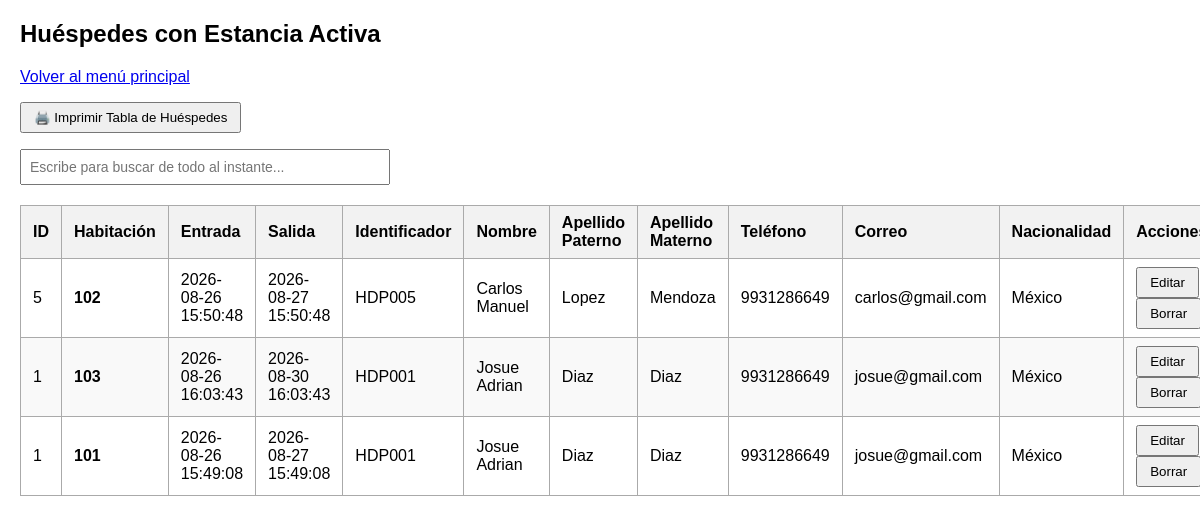
The app's page /huespedes.php (signed in) with its own data.
### tables this page shows
CREATE TABLE `estancias` (
  `id_estancia` int(11) NOT NULL,
  `id_huesped` int(11) NOT NULL,
  `id_habitacion` int(11) NOT NULL,
  `fecha_entrada` datetime NOT NULL,
  `fecha_salida` datetime NOT NULL,
  `estatus_estancia` enum('Activa','Finalizada') NOT NULL DEFAULT 'Activa',
  `id_usuario_checkin` int(11) NOT NULL,
  `id_usuario_checkout` int(11) DEFAULT NULL,
  `id_turno` int(11) NOT NULL
);

CREATE TABLE `huesped` (
  `id_huesped` int(11) NOT NULL,
  `identificador` varchar(20) NOT NULL,
  `nombre` varchar(100) NOT NULL,
  `apellido_p` varchar(100) NOT NULL,
  `apellido_m` varchar(100) DEFAULT NULL,
  `telefono` varchar(20) DEFAULT NULL,
  `correo` varchar(100) DEFAULT NULL,
  `nacionalidad` varchar(100) DEFAULT NULL
);

CREATE TABLE `habitaciones` (
  `id_habitacion` int(11) NOT NULL,
  `tipo_habitacion` varchar(100) NOT NULL,
  `numero_habitacion` varchar(20) NOT NULL,
  `estatus` enum('disponible','ocupada','mantenimiento','limpieza') NOT NULL DEFAULT 'disponible',
  `precio` decimal(10,2) NOT NULL DEFAULT 0.00,
  `cantidad_personas` int(11) NOT NULL DEFAULT 1,
  `id_huesped` int(11) DEFAULT NULL
);

### huespedes.php (the view, shortened to what this page needs)
<?php
require_once 'config/conexion.php';
try {
    $sql = "SELECT
                h.id_huesped,
                h.identificador,
                h.nombre,
                h.apellido_p,
                h.apellido_m,
                h.telefono,
                h.correo,
                h.nacionalidad,
                r.numero_habitacion,
                e.fecha_entrada,
                e.fecha_salida
            FROM huesped h
            JOIN estancias e ON h.id_huesped = e.id_huesped
            JOIN habitaciones r ON e.id_habitacion = r.id_habitacion
            WHERE LOWER(e.estatus_estancia) = 'activa'
            ORDER BY h.id_huesped DESC";
    $stmt = $pdo->query($sql);
    $huespedes = $stmt->fetchAll(PDO::FETCH_ASSOC);
} catch (PDOException $e) {
    $error_db = "Error al consultar la lista de huéspedes con estancia activa: " . $e->getMessage();
}
?>
<!DOCTYPE html>
<html lang="es">
<head>
</head>
<body>
    <h2>Huéspedes con Estancia Activa</h2>
    <p><a href="home.php">Volver al menú principal</a></p>
    <p>
        <a href="reportes/reporte_tabla_huespedes.php" target="_blank">
            <button type="button" class="btn-accion">🖨️ Imprimir Tabla de Huéspedes</button>
        </a>
    </p>
    <div class="barra-busqueda">
        <input type="text" id="inputBusqueda" placeholder="Escribe para buscar de todo al instante..." onkeyup="filtrarTabla()">
    </div>
    <table id="tablaHuespedes">
        <thead>
            <tr>
                <th>ID</th>
                <th>Habitación</th>
                <th>Entrada</th>
                <th>Salida</th>
                <th>Identificador</th>
                <th>Nombre</th>
                <th>Apellido Paterno</th>
                <th>Apellido Materno</th>
                <th>Teléfono</th>
                <th>Correo</th>
                <th>Nacionalidad</th>
                <th>Acciones</th>
            </tr>
        </thead>
        <tbody>
            <?php if (!empty($huespedes)): ?>
                <?php foreach ($huespedes as $h): ?>
                    <tr>
                        <td><?php echo htmlspecialchars($h['id_huesped']); ?></td>
                        <td><strong><?php echo htmlspecialchars($h['numero_habitacion']); ?></strong></td>
                        <td><?php echo htmlspecialchars($h['fecha_entrada']); ?></td>
                        <td><?php echo htmlspecialchars($h['fecha_salida']); ?></td>
                        <td><?php echo htmlspecialchars($h['identificador'] ?? 'N/A'); ?></td>
                        <td><?php echo htmlspecialchars($h['nombre']); ?></td>
                        <td><?php echo htmlspecialchars($h['apellido_p']); ?></td>
                        <td><?php echo htmlspecialchars($h['apellido_m'] ?? ''); ?></td>
                        <td><?php echo htmlspecialchars($h['telefono'] ?? 'N/A'); ?></td>
                        <td><?php echo htmlspecialchars($h['correo'] ?? 'N/A'); ?></td>
                        <td><?php echo htmlspecialchars($h['nacionalidad'] ?? 'N/A'); ?></td>
                        <td>
                            <a href="editar_huesped.php?id=<?php echo $h['id_huesped']; ?>">
                                <button type="button" class="btn-accion">Editar</button>
                            </a>
                            <form action="eliminar_huesped.php" method="POST" style="display:inline;" onsubmit="return confirm('¿Estás seguro de que deseas eliminar este huésped?');">
                                <button type="submit" class="btn-accion">Borrar</button>
                            </form>
                        </td>
                    </tr>
                <?php endforeach; ?>
            <?php else: ?>
                <tr id="filaSinResultados">
                    <td colspan="12" style="text-align: center;">No hay huéspedes con estancia activa actualmente.</td>
                </tr>
            <?php endif; ?>
        </tbody>
    </table>
</body>
</html>

### huespedes.php (style rules this page uses)
body { font-family: Arial, sans-serif; margin: 20px; }
table { border-collapse: collapse; width: 100%; margin-top: 15px; }
th, td { border: 1px solid #aaa; padding: 8px 12px; text-align: left; vertical-align: middle; }
th { background-color: #f2f2f2; }
tr:nth-child(even) { background-color: #f9f9f9; }
.btn-accion { padding: 6px 12px; cursor: pointer; }
.barra-busqueda { margin-bottom: 20px; margin-top: 10px; }
.barra-busqueda input[type="text"] { padding: 8px; width: 350px; max-width: 100%; font-size: 14px; }

### records on screen
estancias: id_huesped.id_huesped "5", id_habitacion.numero_habitacion "102", fecha_entrada "2026-08-26 15:50:48", fecha_salida "2026-08-27 15:50:48", id_huesped.identificador "HDP005", id_huesped.nombre "Carlos Manuel", id_huesped.apellido_p "Lopez", id_huesped.apellido_m "Mendoza", id_huesped.telefono "9931286649", id_huesped.correo "carlos@gmail.com", id_huesped.nacionalidad "México"
estancias: id_huesped.id_huesped "1", id_habitacion.numero_habitacion "103", fecha_entrada "2026-08-26 16:03:43", fecha_salida "2026-08-30 16:03:43", id_huesped.identificador "HDP001", id_huesped.nombre "Josue Adrian", id_huesped.apellido_p "Diaz", id_huesped.apellido_m "Diaz", id_huesped.telefono "9931286649", id_huesped.correo "josue@gmail.com", id_huesped.nacionalidad "México"
estancias: id_huesped.id_huesped "1", id_habitacion.numero_habitacion "101", fecha_entrada "2026-08-26 15:49:08", fecha_salida "2026-08-27 15:49:08", id_huesped.identificador "HDP001", id_huesped.nombre "Josue Adrian", id_huesped.apellido_p "Diaz", id_huesped.apellido_m "Diaz", id_huesped.telefono "9931286649", id_huesped.correo "josue@gmail.com", id_huesped.nacionalidad "México"
